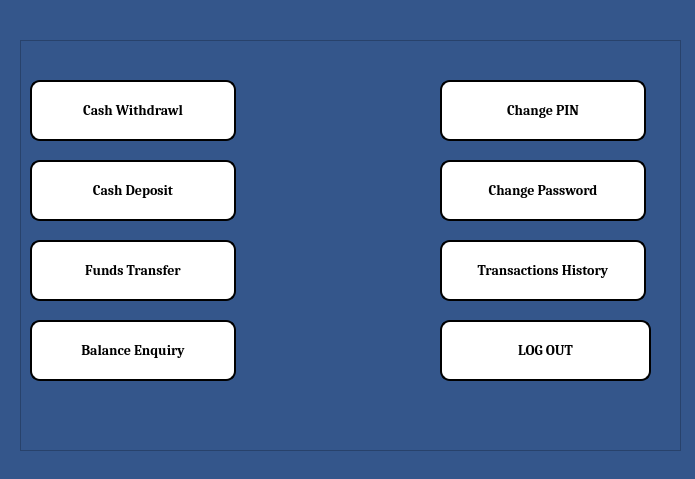
<?xml version="1.0" encoding="UTF-8"?>
<ui version="4.0">
 <class>Options</class>
 <widget class="QDialog" name="Options">
  <property name="geometry">
   <rect>
    <x>0</x>
    <y>0</y>
    <width>695</width>
    <height>479</height>
   </rect>
  </property>
  <property name="windowTitle">
   <string>Options</string>
  </property>
  <property name="styleSheet">
   <string notr="true">QWidget{
background-color:#34568B;
}
QPushButton{
  background-color: white;
    border-style: outset;
    border-width: 2px;
    border-radius: 10px;
    color:black;
    font: bold 14px;
    min-width: 10em;
    padding: 6px;
}
QLineEdit{
  background-color: white;
    border-style: outset;
    border-width: 1px;
    border-radius: 10px;
     color:black;
    font: 14px;
    min-width: 10em;
    padding: 6px;
}
QDateEdit{
  background-color: white;
    border-style: outset;
    border-width: 1px;
    border-radius: 10px;
     color:black;
    font: 14px;
    min-width: 10em;
    padding: 6px;
}
QRadioButton{
 background-color: white;
    border-style: outset;
    border-width: 1px;
    border-radius: 10px;
    color:black;
    font: bold 14px;
    min-width: 10em;
    padding: 6px;

}
QLabel{
color:white;
}
QPushButton:hover{
background-color:black;
color:white;
  border-style: outset;
    border-width: 0px;
    border-radius: 10px;
}
.QFrame{
display: flex;
  justify-content: center;
  align-items: center;
}</string>
  </property>
  <widget class="QFrame" name="frame">
   <property name="geometry">
    <rect>
     <x>20</x>
     <y>40</y>
     <width>661</width>
     <height>411</height>
    </rect>
   </property>
   <property name="styleSheet">
    <string notr="true">*{
font-family:cambria;
}</string>
   </property>
   <property name="frameShape">
    <enum>QFrame::StyledPanel</enum>
   </property>
   <property name="frameShadow">
    <enum>QFrame::Raised</enum>
   </property>
   <widget class="QPushButton" name="pushButton_2">
    <property name="geometry">
     <rect>
      <x>10</x>
      <y>120</y>
      <width>206</width>
      <height>61</height>
     </rect>
    </property>
    <property name="text">
     <string>Cash Deposit</string>
    </property>
   </widget>
   <widget class="QPushButton" name="pushButton_7">
    <property name="geometry">
     <rect>
      <x>10</x>
      <y>280</y>
      <width>206</width>
      <height>61</height>
     </rect>
    </property>
    <property name="text">
     <string>Balance Enquiry</string>
    </property>
   </widget>
   <widget class="QPushButton" name="pushButton_3">
    <property name="geometry">
     <rect>
      <x>10</x>
      <y>200</y>
      <width>206</width>
      <height>61</height>
     </rect>
    </property>
    <property name="text">
     <string>Funds Transfer</string>
    </property>
   </widget>
   <widget class="QPushButton" name="pushButton">
    <property name="geometry">
     <rect>
      <x>10</x>
      <y>40</y>
      <width>206</width>
      <height>61</height>
     </rect>
    </property>
    <property name="text">
     <string>Cash Withdrawl</string>
    </property>
   </widget>
   <widget class="QPushButton" name="pushButton_5">
    <property name="geometry">
     <rect>
      <x>420</x>
      <y>120</y>
      <width>206</width>
      <height>61</height>
     </rect>
    </property>
    <property name="text">
     <string>Change Password</string>
    </property>
   </widget>
   <widget class="QPushButton" name="pushButton_8">
    <property name="geometry">
     <rect>
      <x>420</x>
      <y>200</y>
      <width>206</width>
      <height>61</height>
     </rect>
    </property>
    <property name="text">
     <string>Transactions History</string>
    </property>
   </widget>
   <widget class="QPushButton" name="pushButton_4">
    <property name="geometry">
     <rect>
      <x>420</x>
      <y>40</y>
      <width>206</width>
      <height>61</height>
     </rect>
    </property>
    <property name="text">
     <string>Change PIN</string>
    </property>
   </widget>
   <widget class="QPushButton" name="pushButton_9">
    <property name="geometry">
     <rect>
      <x>420</x>
      <y>280</y>
      <width>211</width>
      <height>61</height>
     </rect>
    </property>
    <property name="text">
     <string>LOG OUT</string>
    </property>
   </widget>
  </widget>
 </widget>
 <resources/>
 <connections/>
</ui>
